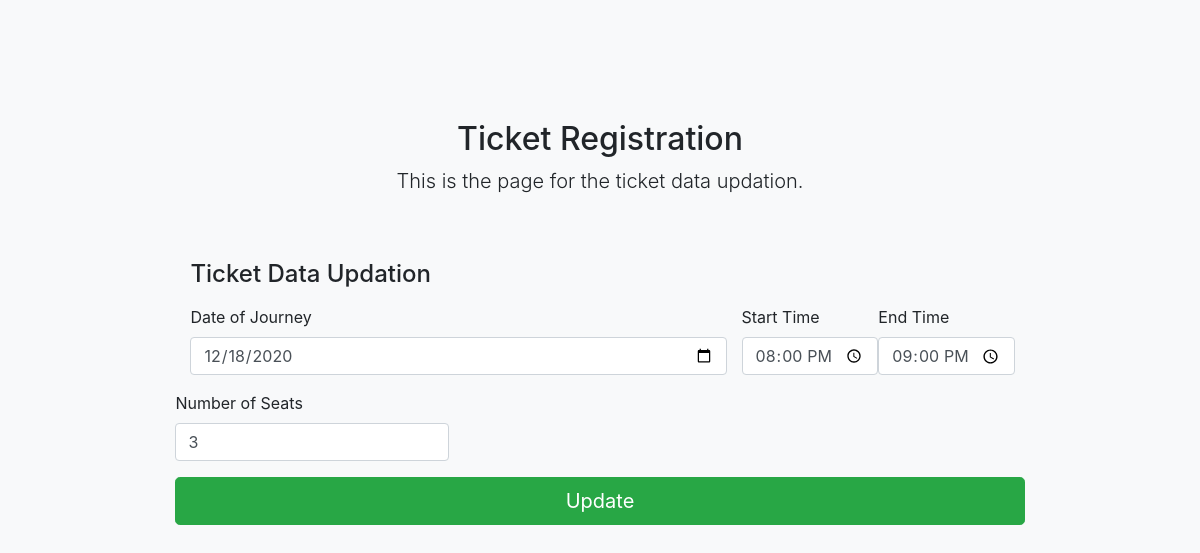
Screenshot of /ticket/edit.php?U_ID=T0001 with the database file from the repository.
### tables this page shows
CREATE TABLE `ticket` (
  `ID` varchar(8) NOT NULL,
  `doj` date NOT NULL,
  `st_time` time NOT NULL,
  `end_time` time NOT NULL,
  `seats` int(5) NOT NULL,
  `passid` varchar(8) NOT NULL
);

### ticket/dbconfig.php (called while the page is built, shortened)
<?php
    require_once('operations.php');
    class dbconfig
    {
        public function db_connect()
        {
            $this->connection = mysqli_connect('localhost','root','','test');
        }
    }
?>

### ticket/operations.php (called while the page is built, shortened)
<?php
    require_once('dbconfig.php');
    $db = new dbconfig();
    class operations extends dbconfig
    {
        public function get_record($id)
        {
            global $db;
            $sql = "select * from ticket where ID='$id'";
            $data = mysqli_query($db->connection,$sql);
            return $data;
        }
    }
?>

### ticket/edit.php (the view, shortened to what this page needs)
<?php
    require_once('dbconfig.php');
    $db = new operations();
    $db->update();
    $id = $_GET['U_ID'];
    $result = $db->get_record($id);
    $data = mysqli_fetch_assoc($result);
?>
<!doctype html>
<html lang="en">
<head>
  <link href="bootstrap.min.css" rel="stylesheet">
  <link href="navbar-top-fixed.css" rel="stylesheet">
  <link rel="stylesheet" href="https://stackpath.bootstrapcdn.com/bootstrap/4.4.1/css/bootstrap.min.css">
</head>
<body class="bg-light">
  <div class="container">
    <div class="py-5 text-center">
      <h2>Ticket Registration</h2>
      <p class="lead">This is the page for the ticket data updation.</p>
    </div>
    <div class="row">
      <div class="mx-auto">
        <h4 class="mb-3">Ticket Data Updation</h4>
        <form method="post">
          <div class="row">
            <div class="col-md-8 mb-3">
              <label for="doj">Date of Journey</label>
              <input type="date" class="form-control" id="doj" name="doj" placeholder="" required value="<?php echo $data['doj']; ?>">
            </div>
            <div class="mb-3">
              <label for="st_time">Start Time</label>
              <input type="time" class="form-control" id="st_time" name="st_time" placeholder="" required value="<?php echo $data['st_time']; ?>">
            </div>
            <div class="mb-3">
              <label for="end_time">End Time</label>
              <input type="time" class="form-control" id="end_time" name="end_time" placeholder="" required value="<?php echo $data['end_time']; ?>">
            </div>
            <div class="mb-3">
              <label for="seats">Number of Seats</label>
              <input type="number" class="form-control" id="seats" name="seats" placeholder="" required value="<?php echo $data['seats']; ?>">
            </div>
            <br>
            <hr class="mb-4"><br>
            <button class="btn btn-success btn-lg btn-block" name="btn_update" type="submit"> Update </button>
        </form>
      </div>
    </div>
  </div>
</body>
</html>

### ticket/navbar-top-fixed.css (style rules this page uses)
body { min-height: 75rem; padding-top: 4.5rem; }

### rows the page displays
ticket: doj "12/18/2020", st_time "20:00:00", end_time "21:00:00", seats "3"
